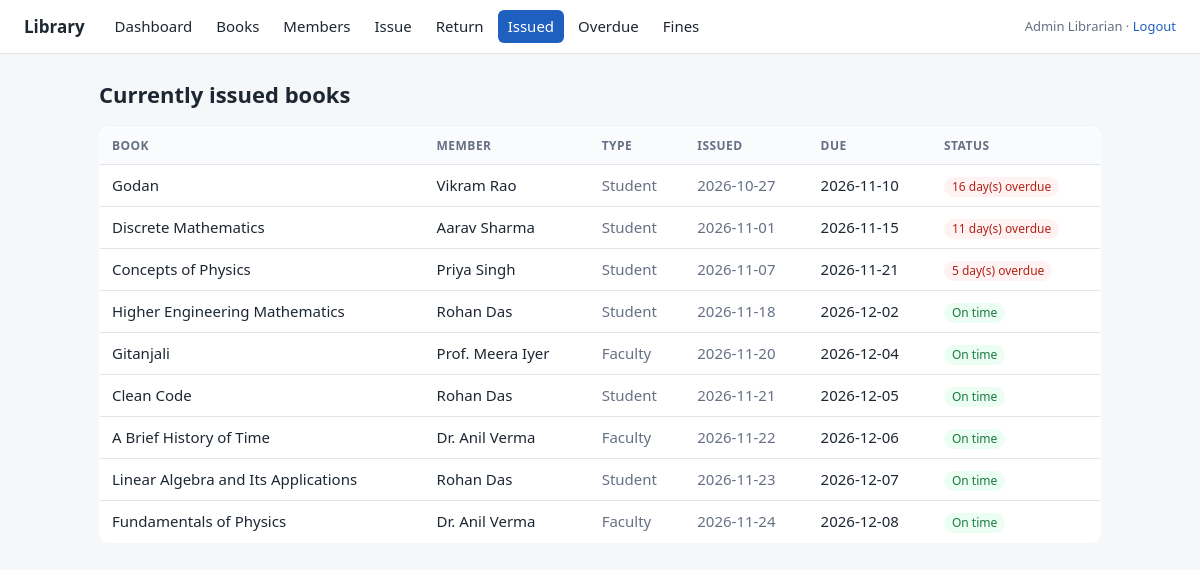
The page /issued.php (signed in) on the database its author committed.
### tables this page shows
CREATE TABLE issue (
    issue_id    INT AUTO_INCREMENT PRIMARY KEY,
    book_id     INT NOT NULL,
    member_id   INT NOT NULL,
    staff_id    INT NOT NULL,
    issue_date  DATE NOT NULL,
    due_date    DATE NOT NULL,
    return_date DATE NULL DEFAULT NULL,           
    CONSTRAINT chk_issue_due    CHECK (due_date >= issue_date),
    CONSTRAINT chk_issue_return CHECK (return_date IS NULL OR return_date >= issue_date),
    CONSTRAINT fk_issue_book    FOREIGN KEY (book_id)   REFERENCES book(book_id),
    CONSTRAINT fk_issue_member  FOREIGN KEY (member_id) REFERENCES member(member_id),
    CONSTRAINT fk_issue_staff   FOREIGN KEY (staff_id)  REFERENCES staff(staff_id),
    INDEX idx_issue_open (return_date, due_date)
);

### includes/functions.php (called while the page is built, shortened)
<?php
function e($v): string { return htmlspecialchars((string)$v, ENT_QUOTES, 'UTF-8'); }

### issued.php (the view, shortened to what this page needs)
<?php
require 'includes/db.php';
require 'includes/functions.php';
$rows = $pdo->query('SELECT * FROM v_issued_books ORDER BY due_date, title')->fetchAll();
require 'includes/header.php';
?>
<div class="table-wrap">
<table>
  <tr><th>Book</th><th>Member</th><th>Type</th><th>Issued</th><th>Due</th><th>Status</th></tr>
  <?php foreach ($rows as $r): ?>
  <tr>
    <td><?= e($r['title']) ?></td>
    <td><?= e($r['member_name']) ?></td>
    <td class="muted"><?= e($r['member_type']) ?></td>
    <td class="muted"><?= e($r['issue_date']) ?></td>
    <td><?= e($r['due_date']) ?></td>
    <td><?= $r['days_overdue'] > 0
          ? '<span class="tag bad">' . (int)$r['days_overdue'] . ' day(s) overdue</span>'
          : '<span class="tag ok">On time</span>' ?></td>
  </tr>
  <?php endforeach; ?>
</table>
</div>
<?php require 'includes/footer.php'; ?>

### assets/style.css (style rules this page uses)
:root { --bg: #f6f7f9; --card: #fff; --ink: #1d2733; --muted: #667085; --line: #e2e6ec; --accent: #1f5fbf; --ok: #1b7a43; --bad: #b42318; --warn: #b54708; }
* { box-sizing: border-box; }
body { margin: 0; background: var(--bg); color: var(--ink); font: 15px/1.5 system-ui, -apple-system, "Segoe UI", Roboto, sans-serif; }
table { width: 100%; border-collapse: collapse; background: var(--card); border: 1px solid var(--line); border-radius: 10px; overflow: hidden; }
th, td { text-align: left; padding: 9px 12px; border-bottom: 1px solid var(--line); vertical-align: middle; }
th { background: #fafbfc; font-size: 12px; text-transform: uppercase; letter-spacing: .04em; color: var(--muted); }
tr:last-child td { border-bottom: 0; }
.table-wrap { overflow-x: auto; }
.tag { display: inline-block; padding: 1px 8px; border-radius: 99px; font-size: 12px; background: var(--bg); }
.tag.bad { background: #fef3f2; color: var(--bad); }
.tag.ok { background: #ecfdf3; color: var(--ok); }
.muted { color: var(--muted); }

### rows shown on the page
issue: title "Godan", member_name "Vikram Rao", member_type "Student", issue_date "2026-10-27", due_date "2026-11-10", days_overdue "16"
issue: title "Discrete Mathematics", member_name "Aarav Sharma", member_type "Student", issue_date "2026-11-01", due_date "2026-11-15", days_overdue "11"
issue: title "Concepts of Physics", member_name "Priya Singh", member_type "Student", issue_date "2026-11-07", due_date "2026-11-21", days_overdue "5"
issue: title "Higher Engineering Mathematics", member_name "Rohan Das", member_type "Student", issue_date "2026-11-18", due_date "2026-12-02", shows "On time"
issue: title "Gitanjali", member_name "Prof. Meera Iyer", member_type "Faculty", issue_date "2026-11-20", due_date "2026-12-04", shows "On time"
issue: title "Clean Code", member_name "Rohan Das", member_type "Student", issue_date "2026-11-21", due_date "2026-12-05", shows "On time"
issue: title "A Brief History of Time", member_name "Dr. Anil Verma", member_type "Faculty", issue_date "2026-11-22", due_date "2026-12-06", shows "On time"
issue: title "Linear Algebra and Its Applications", member_name "Rohan Das", member_type "Student", issue_date "2026-11-23", due_date "2026-12-07", shows "On time"
issue: title "Fundamentals of Physics", member_name "Dr. Anil Verma", member_type "Faculty", issue_date "2026-11-24", due_date "2026-12-08", shows "On time"

### other values the page prints
$label "Dashboard"
$label "Books"
$label "Members"
$label "Issue"
$label "Return"
$label "Issued"
$label "Overdue"
$label "Fines"
$_SESSION['staff_name'] "Admin Librarian"
$title "Currently issued books"
